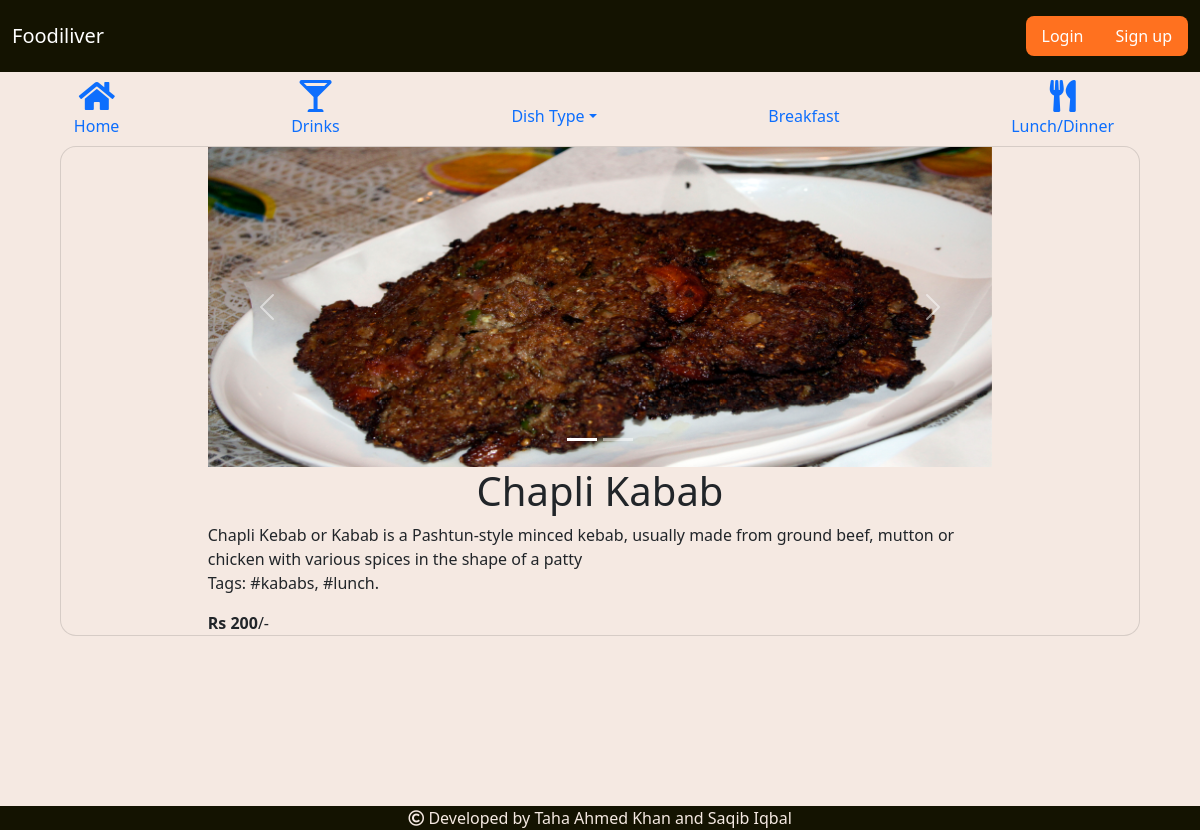
Page /dish/chapli-kabab on the committed database.
### order/models.py (models this page shows, shortened)
class DishImage(models.Model):
    recipe = models.ForeignKey(Dish, related_name='images',on_delete=models.CASCADE)
    image = models.ImageField(upload_to='recipe_pics')

class Dish(models.Model):
    Name = models.CharField(max_length=50,blank=False)
    Details = models.CharField(max_length=9999,blank=False,default="")
    Price = models.IntegerField(blank=False,default=0)
    Modified = models.DateTimeField(auto_now=True)
    Tags = models.ManyToManyField(Category, related_name='recipes', blank=True)
    Slug = models.SlugField()

class Category(models.Model):
    Name = models.CharField(max_length=25, blank=False)
    photo = models.ImageField(upload_to='category_pics')

### order/views.py (the view)
# urls.py: path('dish/<str:name>', views.view_recipe, name='view_recipe'),
def view_recipe(request, name):
    slug = name
    recipe_obj = Dish.objects.get(Slug=slug)
    details = recipe_obj.Details
    price = recipe_obj.Price
    images = recipe_obj.images.all()
    return render(request, 'order/view_recipe.html',
                  {'recipe': recipe_obj, 'details': details, 'price': price, 'img_objs': images})

### order/templates/order/view_recipe.html (shortened to what this page needs)
{% extends 'order/layout.html' %}
{% load static %}
{% block main %}
    <div class="card" id="recipe_decor">
        <div class="container col col-md-9">
            <section id="recipe_carousel" class="carousel slide" data-bs-ride="carousel" data-bs-interval="0">
                <div class="carousel-indicators">
                    {% for button in img_objs %}
                        {% if forloop.first %}
                            <button type="button" data-bs-target="#recipe_carousel"
                                    data-bs-slide-to="{{ forloop.counter0 }}" class="active" aria-current="true"
                                    aria-label="Slide {{ forloop.counter }}"></button>
                        {% else %}
                            <button type="button" data-bs-target="#recipe_carousel"
                                    data-bs-slide-to="{{ forloop.counter0 }}"
                                    aria-label="Slide {{ forloop.counter }}"></button>
                        {% endif %}
                    {% endfor %}
                </div>
                <div class="carousel-inner">
                    {% for ImgObject in img_objs %}
                        {% if forloop.first %}
                            <div class="carousel-item active">
                                <img src="{{ ImgObject.image.url }}" class="d-block w-100" alt="">
                            </div>
                        {% else %}
                            <div class="carousel-item">
                                <img src="{{ ImgObject.image.url }}" class="d-block w-100" alt="">
                            </div>
                        {% endif %}
                    {% endfor %}
                </div>
                <button class="carousel-control-prev" type="button" data-bs-target="#recipe_carousel"
                        data-bs-slide="prev">
                    <span class="carousel-control-prev-icon" aria-hidden="true"></span>
                </button>
                <button class="carousel-control-next" type="button" data-bs-target="#recipe_carousel"
                        data-bs-slide="next">
                    <span class="carousel-control-next-icon" aria-hidden="true"></span>
                </button>
            </section>
            <h1 class="text-center">{{ recipe.Name|title }}</h1>
            <div>{{ details }}</div>
            <p>Tags: {% for cat in recipe.Tags.all %}#{{ cat.Name }}{% if forloop.last %}.{% else %}, {% endif %}{% endfor %}</p>
            <div><strong>Rs {{ price }}</strong>/-</div>
        </div>
    </div>
{% endblock %}

### order/static/order/css/styles.css (style rules this page uses)
body { background-color: #F5E9E2; }
body .card { border-radius: 16px; background-color: #F5E9E2; }
#recipe_carousel > .carousel-inner > div img { height: 20rem; }
#recipe_decor { width: 90%; margin: 0 auto; }

### rows in the picture
DishImage: image (picture)
Dish: Name "Chapli Kabab", Details "Chapli Kebab or Kabab is a Pashtun-style minced kebab, usually made from ground beef, mutton or chicken with various spices in the shape of a patty"
Category: Name "kababs"
Category: Name "lunch"

### other values in the picture
{{ price }} "200"
